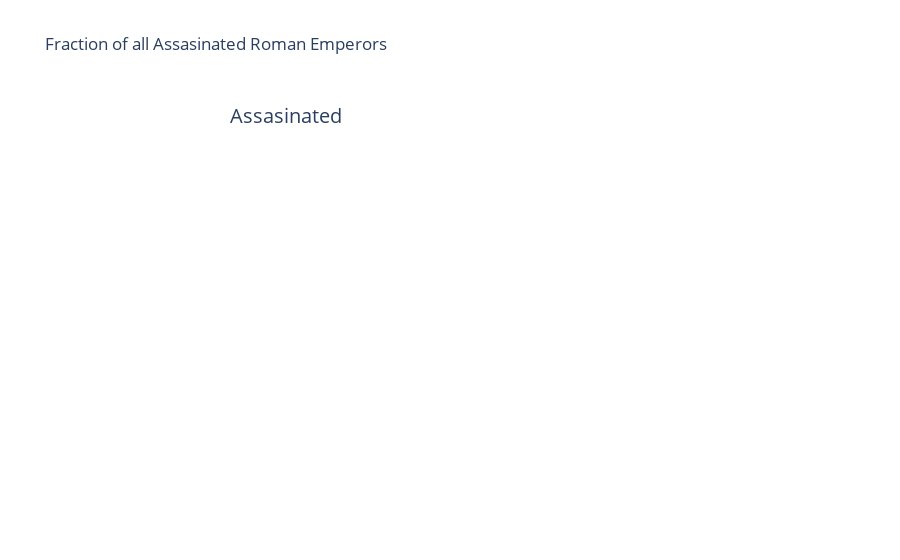

Notebook code cell kept with this figure:
### Code cell
import numpy as np 
import pandas as pd 
from plotly.offline import init_notebook_mode, iplot, plot
import plotly as py
init_notebook_mode(connected=True)
import plotly.graph_objs as go
import matplotlib.pyplot as plt


Roman_Emperors
pie1 = Roman_Emperors.Cause_of_Death
pie1_list = [str(each.replace(',', '.')) for each in Roman_Emperors.Cause_of_Death]  # str(2,4) => str(2.4) = > float(2.4) = 2.4
labels = Roman_Emperors.Emperor
fig = {
  "data": [
    {
      "values": pie1_list,
      "labels": labels,
      "domain": {"x": [.2, .5]},
      "name": "Emperor Name",
      "hoverinfo":"label+percent+name",
      "hole": .3,
      "type": "pie"
    },],
  "layout": {
        "title":"Fraction of all Assasinated Roman Emperors",
        "annotations": [
            { "font": { "size": 20},
              "showarrow": False,
              "text": "Assasinated",
                "x": 0.20,
                "y": 1
            
             
            },
        ]
    }
}
iplot(fig)

### Figure 1 — Plotly figure (JSON) as saved in the notebook; plotly's stock layout.template omitted (floating-point values rounded to 4 significant figures)
{"data": [{"domain": {"x": [0.2, 0.5]}, "hole": 0.3, "hoverinfo": "label+percent+name", "labels": ["Augustus", "Tiberius", "Caligula", "Claudius", "Nero", "Galba", "Otho", "Vitellius", "Vespasian", "Titus", "Domitian", "Nerva", "Trajan", "Hadrian", "Antoninus Pius", "Marcus Aurelius", "Lucius Verus", "Commodus", "Pertinax", "Didius Julianus", "Septimius Severus", "Caracalla", "Geta", "Macrinus", "Elagabalus", "Severus Alexander", "Maximinus I", "Gordian I", "Gordian II", "Pupienus", "Balbinus", "Gordian III", "Philip I", "Trajan Decius", "Hostilian", "Trebonianus Gallus", "Aemilian", "Valerian", "Gallienus", "Claudius Gothicus", "Quintillus", "Aurelian", "Tacitus", "Florian", "Probus", "Carus", "Numerian", "Carinus", "Diocletian", "Maximian", "Constantius I Chlorus", "Galerius", "Severus II", "Constantine I", "Maxentius", "Maximinus II", "Licinius I", "Constantine II", "Constantius II", "Constans I", "Vetranio", "Julian II", "Jovian", "Valentinian I", "Valens", "Gratian", "Valentinian II", "Theodosius I"], "name": "Emperor Name", "type": "pie", "values": ["Possibly assassinated", "Possibly assassinated", "Assassinated", "Possibly assassinated", "Suicide", "Assassinated", "Suicide", "Assassinated", "Natural causes", "Illness", "Assassinated", "Natural causes", "Natural causes", "Natural causes", "Natural causes", "Illness", "Illness", "Assassinated", "Assassinated", "Executed", "Natural causes", "Assassinated", "Assassinated", "Executed", "Assassinated", "Assassinated", "Assassinated", "Suicide", "Killed in battle", "Assassinated", "Assassinated", "Possibly assassinated", "Killed in battle", "Killed in battle", "Illness", "Assassinated", "Assassinated", "Died in captivity", "Assassinated", "Illness", "Possibly assassinated", "Assassinated", "Possibly assassinated", "Assassinated", "Assassinated", "Natural causes", "Possibly assassinated", "Killed in battle", "Natural causes", "Suicide", "Natural causes", "Natural causes", "Assassinated", "Natural causes", "Killed in battle", "Suicide", "Executed", "Killed in battle", "Natural causes", "Assassinated", "Natural causes", "Killed in battle", "Natural causes", "Natural causes", "Killed in battle", "Assassinated", "Possibly assassinated", "Natural causes"]}], "layout": {"annotations": [{"font": {"size": 20}, "showarrow": false, "text": "Assasinated", "x": 0.2, "y": 1}], "title": {"text": "Fraction of all Assasinated Roman Emperors"}}}
